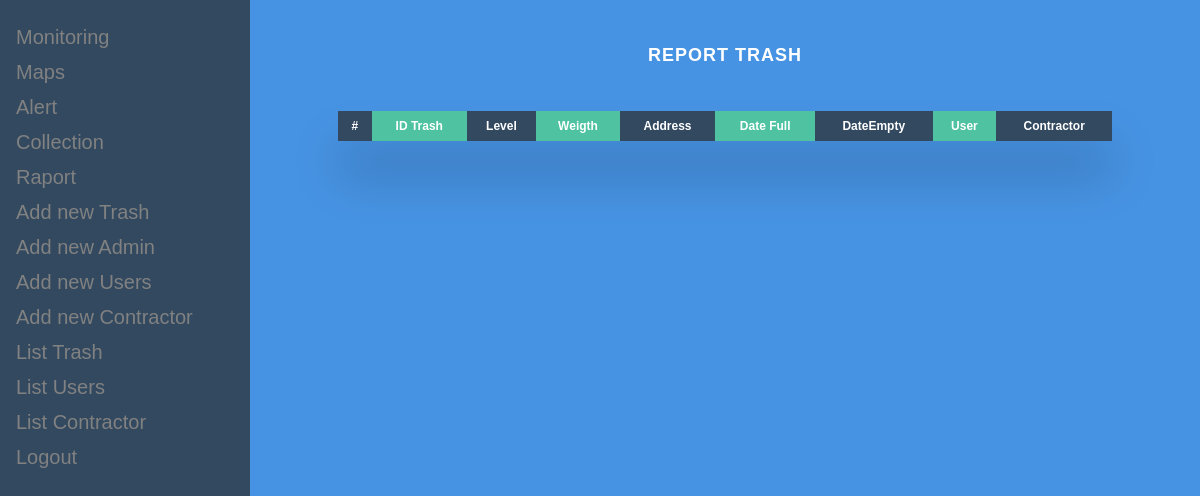
Before: /rapport.php with the older database file.
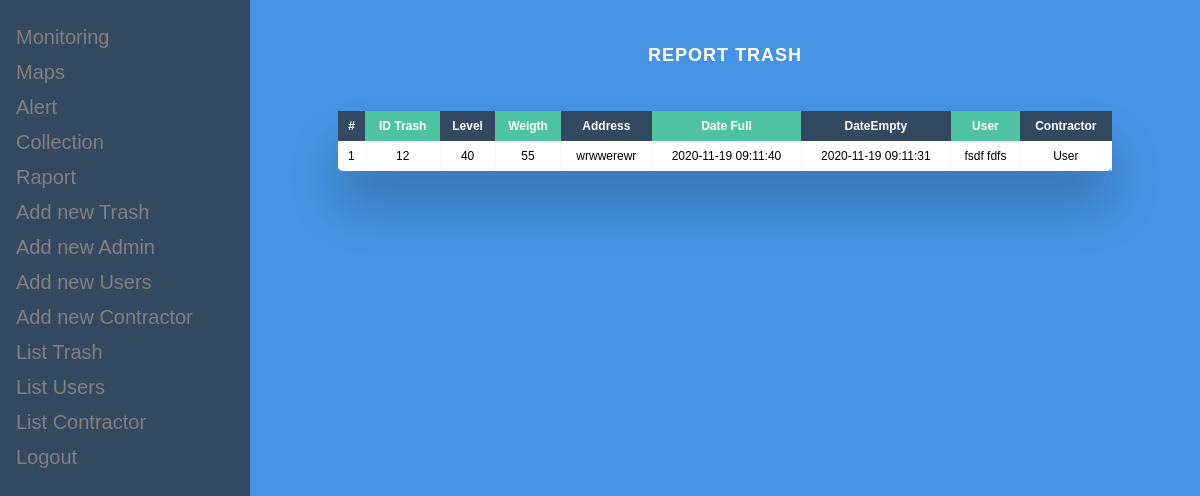
After: the same page with the newer database file.
### tables this page shows
CREATE TABLE `historic` (
  `_idHisto` int(11) NOT NULL,
  `idTrash` varchar(45) DEFAULT NULL,
  `level` varchar(45) DEFAULT NULL,
  `weight` varchar(45) DEFAULT NULL,
  `dateFull` datetime DEFAULT CURRENT_TIMESTAMP,
  `idUser` varchar(45) DEFAULT NULL,
  `dateEmpty` varchar(45) DEFAULT NULL,
  `dateHisto` datetime NOT NULL DEFAULT CURRENT_TIMESTAMP
);

CREATE TABLE `trash` (
  `_idTrash` int(11) NOT NULL,
  `long` varchar(45) DEFAULT NULL,
  `lat` varchar(45) DEFAULT NULL,
  `address` varchar(45) DEFAULT NULL,
  `codeTrash` varchar(45) DEFAULT NULL,
  `dateTrash` datetime DEFAULT CURRENT_TIMESTAMP,
  `type` varchar(255) NOT NULL
);

CREATE TABLE `users` (
  `_idUser` int(11) NOT NULL,
  `firstname` varchar(45) NOT NULL,
  `lastname` varchar(45) NOT NULL,
  `code` varchar(45) NOT NULL,
  `phone` varchar(45) NOT NULL,
  `area` varchar(45) NOT NULL,
  `idPart` varchar(45) DEFAULT NULL,
  `date_created` datetime DEFAULT CURRENT_TIMESTAMP
);

### modals/Fhistoric.php (called while the page is built, shortened)
<?php
class Fhistoric
{
    static function getAllHistoricCollection()
    {
        $con=Database::getConnection();
        $req=$con->prepare('SELECT * FROM historic c,trash t,users u WHERE c.idTrash=t.codeTrash AND u.code=c.idUser');
        $req->execute(array());
        return $req->fetchAll();
    }
}

### modals/Fuser.php (called while the page is built, shortened)
<?php
class Fuser
{
    static function checkIfIsContractorUser($idUser)
    {
        $con=Database::getConnection();
        $req=$con->prepare('SELECT namePart FROM partners WHERE _idPart=?');
        $req->execute(array($idUser));
        return $req->fetch()['namePart'];
    }
}

### rapport.php (the view, shortened to what this page needs)
<!doctype html>
<html lang="en">
<head>
    <link rel="stylesheet" href="style/menu.css">
    <link rel="stylesheet" href="style/lis.css">
</head>
<body>
<?php include_once 'commons/menu.php';?>
<?php include_once 'modals/Fhistoric.php';
 include_once 'modals/Fuser.php';
$historic=Fhistoric::getAllHistoricCollection();
;?>
<div class="main">
    <h2>Report Trash</h2>
    <div class="table-wrapper">
        <table class="fl-table">
            <thead>
            <tr>
                <th>#</th>
                <th>ID Trash</th>
                <th>Level</th>
                <th>Weigth</th>
                <th>Address</th>
                <th>Date Full</th>
                <th>DateEmpty</th>
                <th>User</th>
                <th>Contractor</th>
            </tr>
            </thead>
            <tbody>
            <?php foreach($historic as $k => $data):?>
                <tr>
                    <td><?=$k+1;?></td>
                    <td><?=$data['codeTrash'];?></td>
                    <td><?=$data['level'];?></td>
                    <td><?=$data['weight'];?></td>
                    <td><?=$data['address'];?></td>
                    <td><?=$data['dateFull'];?></td>
                    <td><?=$data['dateEmpty'];?></td>
                    <td><?=$data['firstname'].' '.$data['lastname'];?></td>
                    <td><?=Fuser::checkIfIsContractorUser(Fuser::getIdPart($data['idUser']))!=''?Fuser::checkIfIsContractorUser(Fuser::getIdPart($data['idUser'])):'User';?></td>
                </tr>
            <?php endforeach;?>
        </table>
    </div>
</div>
</body>
</html>

Changed rows visible on the page:
added historic: trash.codeTrash "12", level "40", weight "55", trash.address "wrwwerewr", dateFull "2020-11-19 09:11:40", dateEmpty "2020-11-19 09:11:31", users.firstname "fsdf", users.lastname "fdfs", shows "User"
